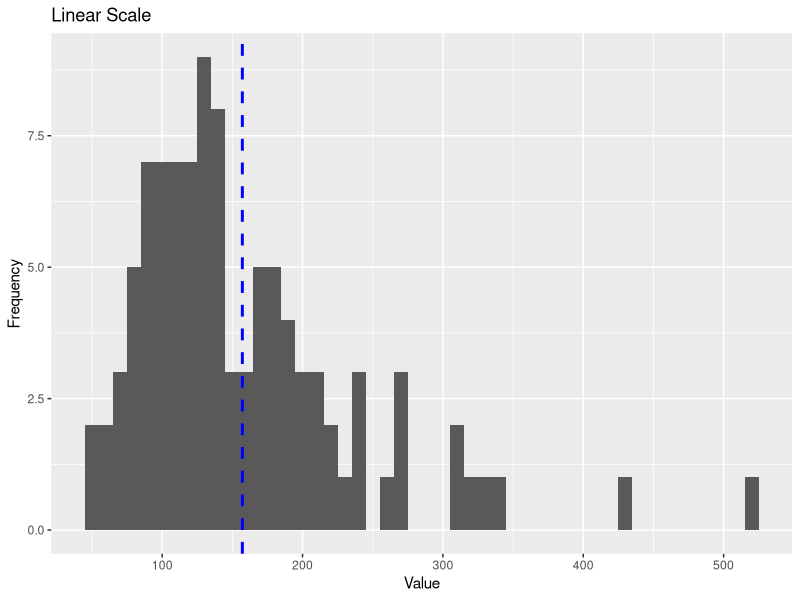
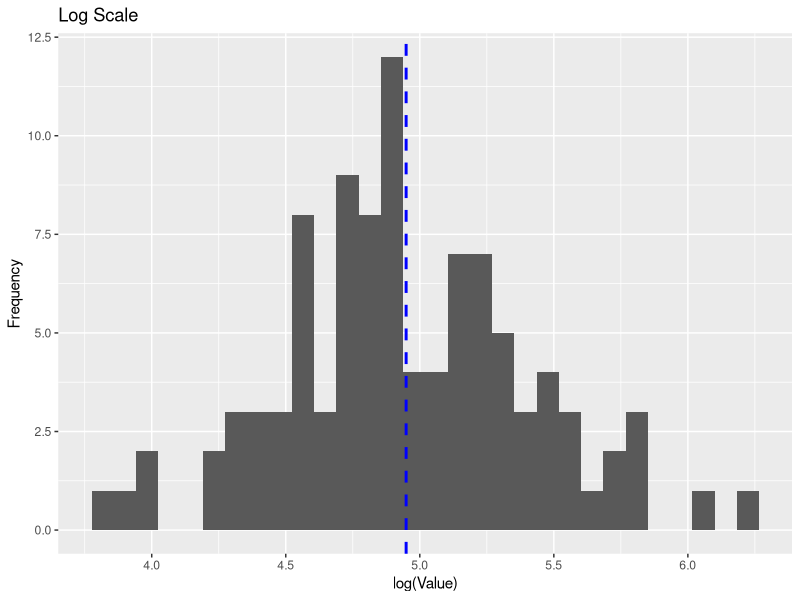
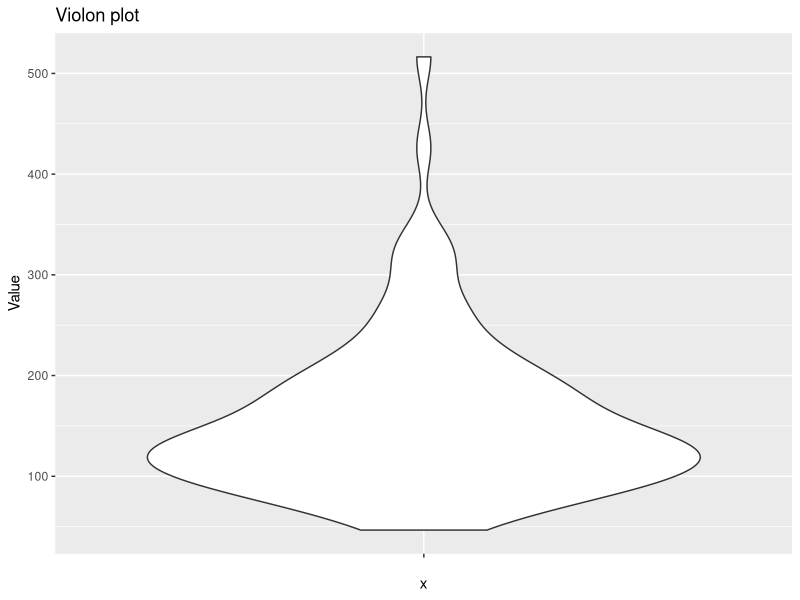
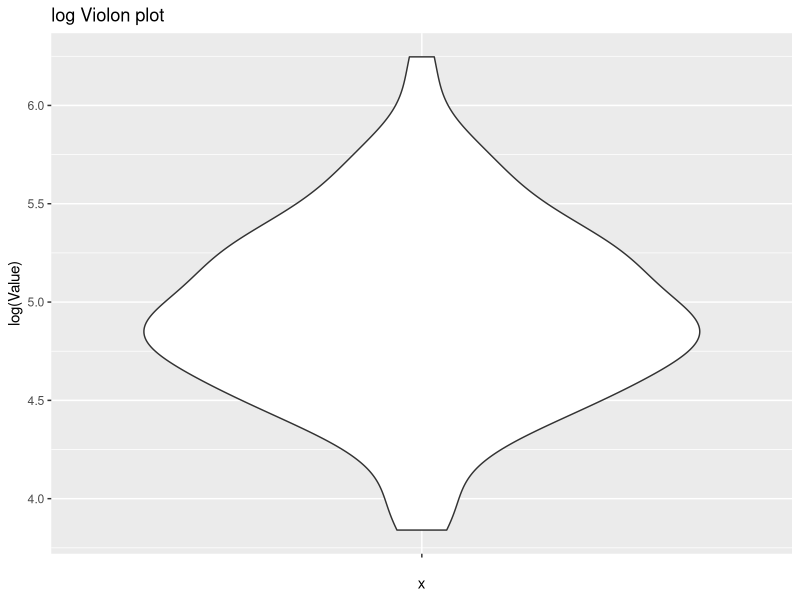

Source code (R) for these figures, in order:
## ---- chunk 1
  print('Hello VSCode')

## ---- chunk 2

set.seed(69)

mu <- 5
sigma <- 0.5

samples <- rlnorm(100, meanlog = mu, sdlog = sigma)
df <- data.frame(samples)
#print(colnames(df))

## ---- chunk 3

library("ggplot2")





# Basic histogram
linear_hist <- ggplot(df, aes(x = samples)) +
  geom_histogram(binwidth = 10) +
  geom_vline(aes(xintercept=mean(samples)),
            color="blue", linetype="dashed", linewidth=1) +
  labs(title = "Linear Scale", x = "Value", y = "Frequency")

linear_hist


# Create a log scale histogram
log_hist <- ggplot(df, aes(x = log(samples))) +
  geom_histogram() +
    geom_vline(aes(xintercept=mean(log(samples))),
            color="blue", linetype="dashed", linewidth=1) +
  labs(title = "Log Scale", x = "log(Value)", y = "Frequency")

log_hist








## ---- chunk 4

violin <- ggplot(df, aes(x = "", y = samples)) + 
  geom_violin() + 
  labs(title = "Violon plot", y = "Value")

violin


log_violin <- ggplot(df, aes(x = "", y = log(samples))) + 
  geom_violin() + 
  labs(title = "log Violon plot", y = "log(Value)")

log_violin


